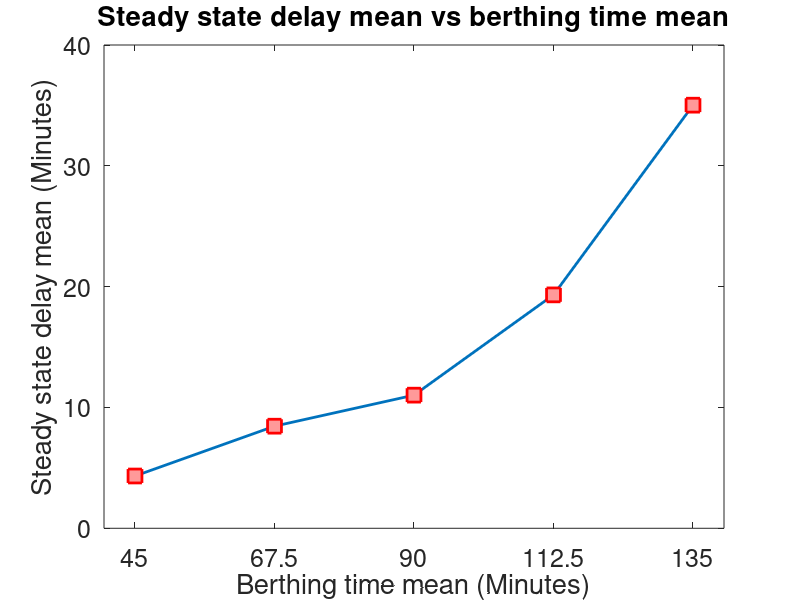
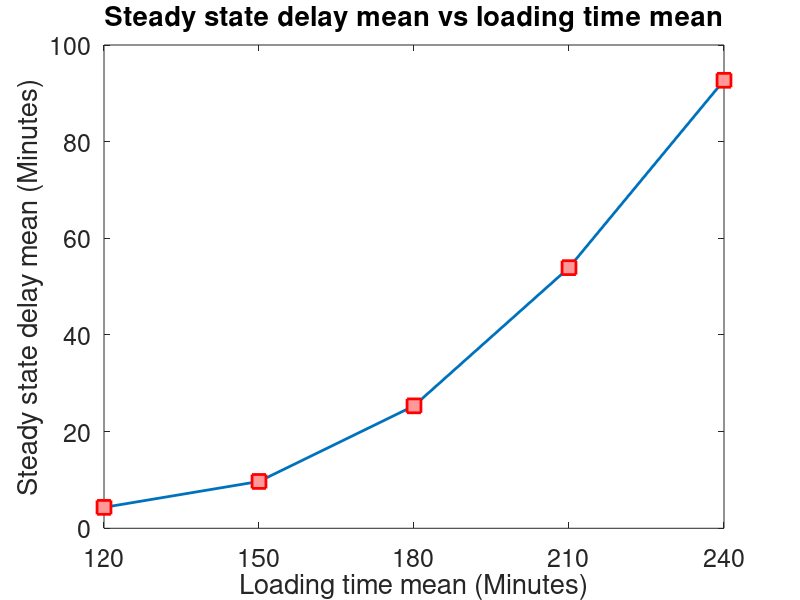

Source code (MATLAB) for these figures, in order:
%%% average delay vs different berthing time
figure();
avg_delay_time = [4.3270 8.4500 11.0188 19.3182 35.0194];
plot([45 67.5 90 112.5 135], avg_delay_time, '-s','LineWidth',2, 'MarkerSize',10,...
    'MarkerEdgeColor','red',...
    'MarkerFaceColor',[1 .6 .6]); 
set(gca, 'FontSize',18);
xticks([45 67.5 90 112.5 135]);
ylabel('Steady state delay mean (Minutes)'); 
xlabel('Berthing time mean (Minutes)');
title('Steady state delay mean vs berthing time mean');

%%% average delay vs different unloading time
figure();
avg_delay_time = [4.3270 9.6910 25.3338 53.9302 92.6978];
plot([120 150 180 210 240], avg_delay_time, '-s','LineWidth',2, 'MarkerSize',10,...
    'MarkerEdgeColor','red',...
    'MarkerFaceColor',[1 .6 .6]); 
set(gca, 'FontSize',18);
xticks([120 150 180 210 240]);
ylabel('Steady state delay mean (Minutes)'); 
xlabel('Loading time mean (Minutes)');
title('Steady state delay mean vs loading time mean');